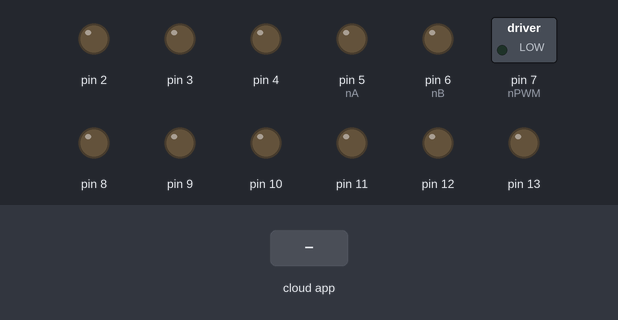
Bench run of a sketch on a simulated Arduino Uno, built with avr-gcc and run on an emulated ATmega328P. On the bench: switched loads named in the sketch (green lamp = pin HIGH), output pins drawn as LEDs (lit = HIGH). Inputs (shaded band) come from the test bench. The ROS host is connected and sends only what is stated.

Above: at 1.2 s.
1.3 s: the phone or cloud app sets MotorsDriver_Topic to 45
At 2.3 s:
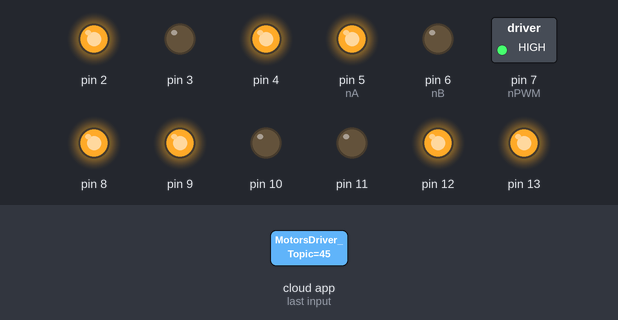
2.8 s: the phone or cloud app sets MotorsDriver_Topic to 180
At 3.7 s:
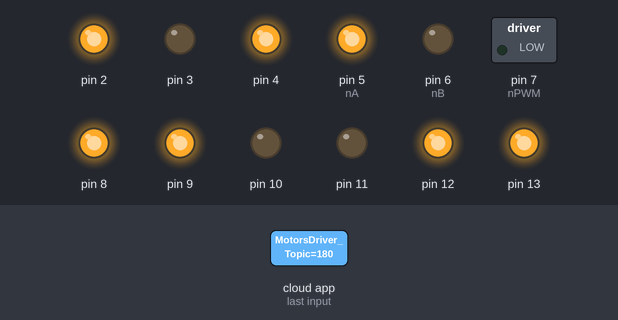
4.3 s: the phone or cloud app sets MotorsDriver_Topic to 0
At 5.1 s:
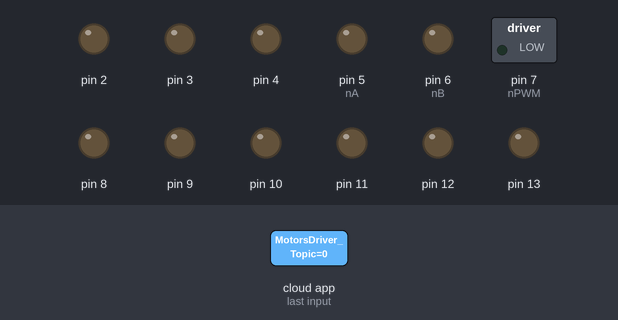
5.8 s: the phone or cloud app sets MotorsDriver_Topic to 90
At 6.5 s:
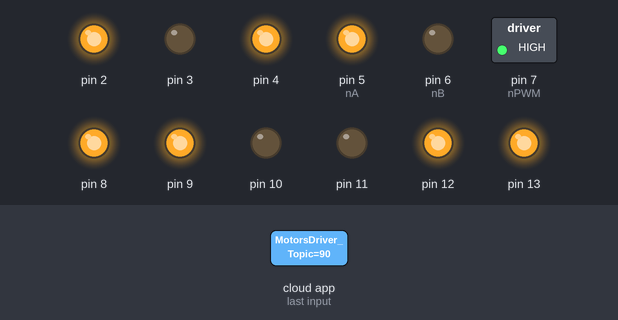
Timing chart, 0 to 8.3 s (numbered marks = the images above; inputs shaded):
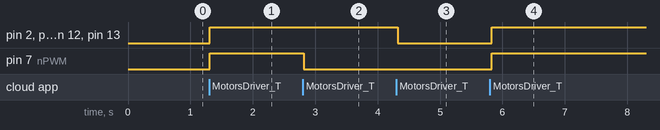

Measured:
- after the input at 1.3 s, pin 2, pin 4, pin 5 (nA), pin 7 (nPWM), pin 8, pin 9, pin 12, pin 13: LOW → HIGH at once
- after the input at 2.8 s, pin 7 (nPWM): HIGH → LOW at once
- after the input at 4.3 s, pin 2, pin 4, pin 5 (nA), pin 8, pin 9, pin 12, pin 13: HIGH → LOW at once
- after the input at 5.8 s, pin 2, pin 4, pin 5 (nA), pin 7 (nPWM), pin 8, pin 9, pin 12, pin 13: LOW → HIGH at once

The sketch:

MotorsDriver.ino
```cpp
#include "Car4W.h"
#include "MotorCD.h"
#include <ros.h>
#include <std_msgs/Int32.h>

Car4W Car4WWarehouse(  9 , 10 ,  8 ,      // Motor Front Left
                      12 , 11 , 13 ,      // Motor Front Right
                       4 ,  3 ,  2 ,      // Motor Rear Left
                       5 ,  6 ,  7 );     // Motor Rear Right

ros::NodeHandle  nh;

int nSpeed    = 255;

int SpeedMotorFrontLeft  = 0;
int SpeedMotorRearLeft   = 0;
int SpeedMotorFrontRight = 0;
int SpeedMotorRearRight  = 0;

void MotorsDriver_Callback( const std_msgs::Int32& msg)
{
  if(msg.data == 0)
  {
    Car4WWarehouse.Stop();
    digitalWrite(13, LOW);
  }
  else
  {
    SpeedMotorFrontLeft  = nSpeed + msg.data;
    SpeedMotorRearLeft   = nSpeed + msg.data;
    SpeedMotorFrontRight = nSpeed - msg.data;
    SpeedMotorRearRight  = nSpeed - msg.data;

    constrain(SpeedMotorFrontLeft , 0, 255);
    constrain(SpeedMotorRearLeft  , 0, 255);
    constrain(SpeedMotorFrontRight, 0, 255);
    constrain(SpeedMotorRearRight , 0, 255);

    Car4WWarehouse.Forward(SpeedMotorRearLeft, SpeedMotorRearRight, SpeedMotorFrontLeft, SpeedMotorFrontRight);

    digitalWrite(13, HIGH);//-digitalRead(13));   // blink the led
  }
}

ros::Subscriber<std_msgs::Int32> MotorsDriver_Subscriber("MotorsDriver_Topic", MotorsDriver_Callback);

void setup()
{
  Car4WWarehouse.Setup();
  pinMode(13, OUTPUT);

  nh.initNode();
  nh.subscribe(MotorsDriver_Subscriber);
}

int Speed = 255;


int nA   = 5;
int nB   = 6;
int nPWM = 7;

void loop()
{
  nh.spinOnce();
  // Forward
  /*digitalWrite(nA, HIGH);
  digitalWrite(nB, LOW);
  analogWrite(nPWM, Speed);

  delay(5000);

  digitalWrite(nA, LOW);
  digitalWrite(nB, LOW);
  analogWrite(nPWM, Speed);

  delay(1000);

  digitalWrite(nA, LOW);
  digitalWrite(nB, HIGH);
  analogWrite(nPWM, Speed);

  delay(5000);*/
  delay(100);
}
```

Car4W.cpp
```cpp
/*
Car4W library

2017 Talos Electronics
Autor: César Vargas
*/

#include "MotorCD.h"
#include "Car4W.h"

Car4W::~Car4W()
{

}

void Car4W::Setup()
{
	MotorFrontLeft.Setup();
	MotorFrontRight.Setup();
	MotorRearLeft.Setup();
	MotorRearRight.Setup();
}

void Car4W::Forward(int SpeedMotorRearLeft, int SpeedMotorRearRight, int SpeedMotorFrontLeft, int SpeedMotorFrontRight)
{
    if(SpeedMotorFrontLeft >= 0)	  MotorFrontLeft.Forward(SpeedMotorFrontLeft);
    else                            MotorFrontLeft.Backward(-1*SpeedMotorFrontLeft);

    if(SpeedMotorRearLeft >= 0)    	MotorRearLeft.Forward(SpeedMotorRearLeft);
    else                            MotorRearLeft.Backward(-1*SpeedMotorRearLeft);

    if(SpeedMotorFrontRight >= 0)  	MotorFrontRight.Forward(SpeedMotorFrontRight);
    else                            MotorFrontRight.Backward(-1*SpeedMotorFrontRight);

    if(SpeedMotorRearRight >= 0)   	MotorRearRight.Forward(SpeedMotorRearRight);
    else                            MotorRearRight.Backward(-1*SpeedMotorRearRight);
}

void Car4W::Backward(int SpeedMotorRearLeft, int SpeedMotorRearRight, int SpeedMotorFrontLeft, int SpeedMotorFrontRight)
{
	MotorFrontLeft.Backward(SpeedMotorFrontLeft);
	MotorFrontRight.Backward(SpeedMotorFrontRight);
	MotorRearLeft.Backward(SpeedMotorRearLeft);
	MotorRearRight.Backward(SpeedMotorRearRight);
}

void Car4W::Left(int SpeedMotorRearLeft, int SpeedMotorRearRight, int SpeedMotorFrontLeft, int SpeedMotorFrontRight)
{
	MotorFrontLeft.Backward(SpeedMotorFrontLeft);
	MotorFrontRight.Forward(SpeedMotorFrontRight);
	MotorRearLeft.Backward(SpeedMotorRearLeft);
	MotorRearRight.Forward(SpeedMotorRearRight);
}

void Car4W::Right(int SpeedMotorRearLeft, int SpeedMotorRearRight, int SpeedMotorFrontLeft, int SpeedMotorFrontRight)
{
	MotorFrontLeft.Forward(SpeedMotorFrontLeft);
	MotorFrontRight.Backward(SpeedMotorFrontRight);
	MotorRearLeft.Forward(SpeedMotorRearLeft);
	MotorRearRight.Backward(SpeedMotorRearRight);
}

void Car4W::Stop()
{
	MotorFrontLeft.Stop();
	MotorFrontRight.Stop();
	MotorRearLeft.Stop();
	MotorRearRight.Stop();
}
```

Car4W.h
```cpp
/*
Car4W library

2017 Talos Electronics
Autor: César Vargas
*/

#ifndef Car4W_H
#define Car4W_H

#include "MotorCD.h"

class Car4W
{
	private:

		int nMotorFrontLeft_A;			// A Signal to H Bridge for Motor Front Left
		int nMotorFrontLeft_B;			// B Signal to H Bridge for Motor Front Left
		int nMotorFrontLeft_PWM;		// Enable signal to H Bridge for Motor Front Left

		int nMotorFrontRight_A;			// A Signal to H Bridge for Motor Front Right
		int nMotorFrontRight_B;			// B Signal to H Bridge for Motor Front Right
		int nMotorFrontRight_PWM;		// Enable signal to H Bridge for Motor Front Right

		int nMotorRearLeft_A;			// A Signal to H Bridge for Motor Rear Left
		int nMotorRearLeft_B;			// B Signal to H Bridge for Motor Rear Left
		int nMotorRearLeft_PWM;			// Enable signal to H Bridge for Motor Rear Left

		int nMotorRearRight_A;			// A Signal to H Bridge for Motor Rear Right
		int nMotorRearRight_B;			// B Signal to H Bridge for Motor Rear Right
		int nMotorRearRight_PWM;		// Enable signal to H Bridge for Motor Rear Right

		MotorCD MotorFrontLeft;			// Object for Motor Front Left
		MotorCD MotorFrontRight;		// Object for Motor Front Right
		MotorCD MotorRearLeft;			// Object for Motor Rear Left
		MotorCD MotorRearRight;			// Object for Motor Rear Right

	public:

	 	Car4W(	int MotorFrontLeft_A	, int MotorFrontLeft_B	, int MotorFrontLeft_PWM	,
	 		  	int MotorFrontRight_A	, int MotorFrontRight_B	, int MotorFrontRight_PWM	,
	 			int MotorRearLeft_A		, int MotorRearLeft_B	, int MotorRearLeft_PWM		,
	 		  	int MotorRearRight_A	, int MotorRearRight_B	, int MotorRearRight_PWM)	:
	 			MotorFrontLeft 	(MotorFrontLeft_A	, MotorFrontLeft_B	, MotorFrontLeft_PWM 	),
	 			MotorFrontRight (MotorFrontRight_A	, MotorFrontRight_B	, MotorFrontRight_PWM 	),
	 			MotorRearLeft 	(MotorRearLeft_A	, MotorRearLeft_B	, MotorRearLeft_PWM		),
	 			MotorRearRight 	(MotorRearRight_A	, MotorRearRight_B	, MotorRearRight_PWM 	){}		// Constructor for MotorCD class

		~Car4W();		// Destructor for MotorCD class

		void Setup();	// Initializes the GPIO and objects

		void Forward	(int SpeedMotorRearLeft, int SpeedMotorRearRight, int SpeedMotorFrontLeft, int SpeedMotorFrontRight);	// Enables Car to go forward
		void Backward	(int SpeedMotorRearLeft, int SpeedMotorRearRight, int SpeedMotorFrontLeft, int SpeedMotorFrontRight);	// Enables Car to go Backward
		void Left 		(int SpeedMotorRearLeft, int SpeedMotorRearRight, int SpeedMotorFrontLeft, int SpeedMotorFrontRight);	// Enables Car to go Left
		void Right 		(int SpeedMotorRearLeft, int SpeedMotorRearRight, int SpeedMotorFrontLeft, int SpeedMotorFrontRight);	// Enables Car to go Right
		void Stop();																											// Enables Car to Stop
};

#endif
```

MotorCD.cpp
```cpp
/*
MotorCD library

2017 Talos Electronics
Autor: César Vargas
*/

#include <Arduino.h>
#include "MotorCD.h"

MotorCD::~MotorCD()
{

}

void MotorCD::Setup()
{
	pinMode(nA, 	OUTPUT);
	pinMode(nB, 	OUTPUT);
	pinMode(nPWM, 	OUTPUT);
}

void MotorCD::Forward(int Speed)
{
	analogWrite(nPWM, Speed);
 	digitalWrite(nA, HIGH);
  	digitalWrite(nB, LOW);
}

void MotorCD::Backward(int Speed)
{
	analogWrite(nPWM, Speed);
 	digitalWrite(nA, LOW);
  	digitalWrite(nB, HIGH);
}

void MotorCD::Stop()
{
	analogWrite(nPWM, 0);
 	digitalWrite(nA, LOW);
  	digitalWrite(nB, LOW);
}
```

MotorCD.h
```cpp
/*
MotorCD library

2017 Talos Electronics
Autor: César Vargas
*/

#ifndef MotorCD_H
#define MotorCD_H

class MotorCD
{
	private:

	  int   nA;			// A Signal to H Bridge
	  int	nB;			// B Signal to H Bridge
	  int   nPWM;		// Enable signal to H Bridge

	public:

		MotorCD(int a, int b, int pwm): nA(a), nB(b), nPWM(pwm){}		// Constructor for MotorCD class
		~MotorCD();														// Destructor for MotorCD class

		void Setup();													// Initializes the GPIO
		void Forward(int Speed);										// Enables motor to go forward
		void Backward(int Speed);										// Enables motor to go backward
		void Stop();													// Enables motor to stop
};

#endif
```
